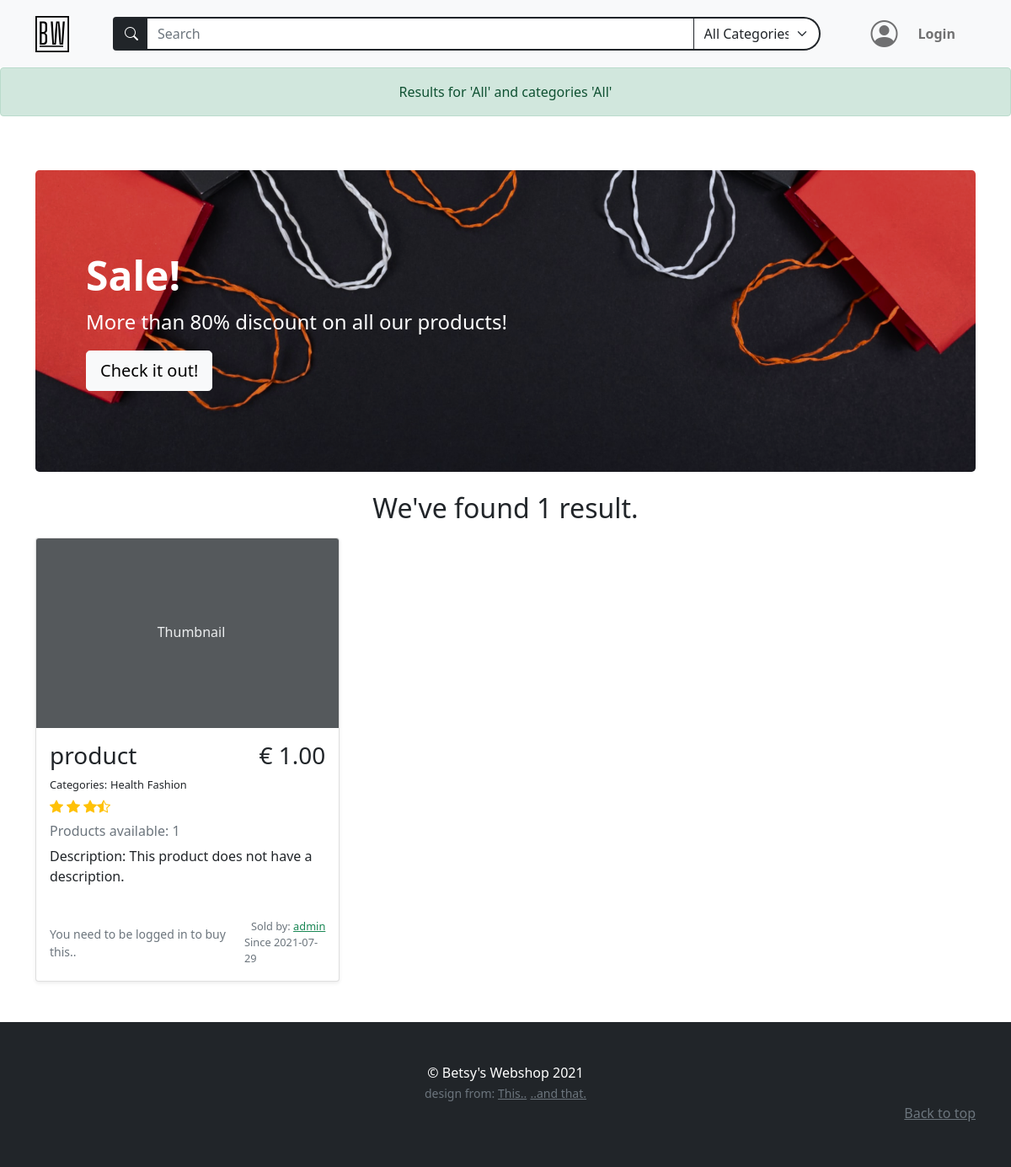
/search_results/All/All/, run on an earlier commit of the app's database.
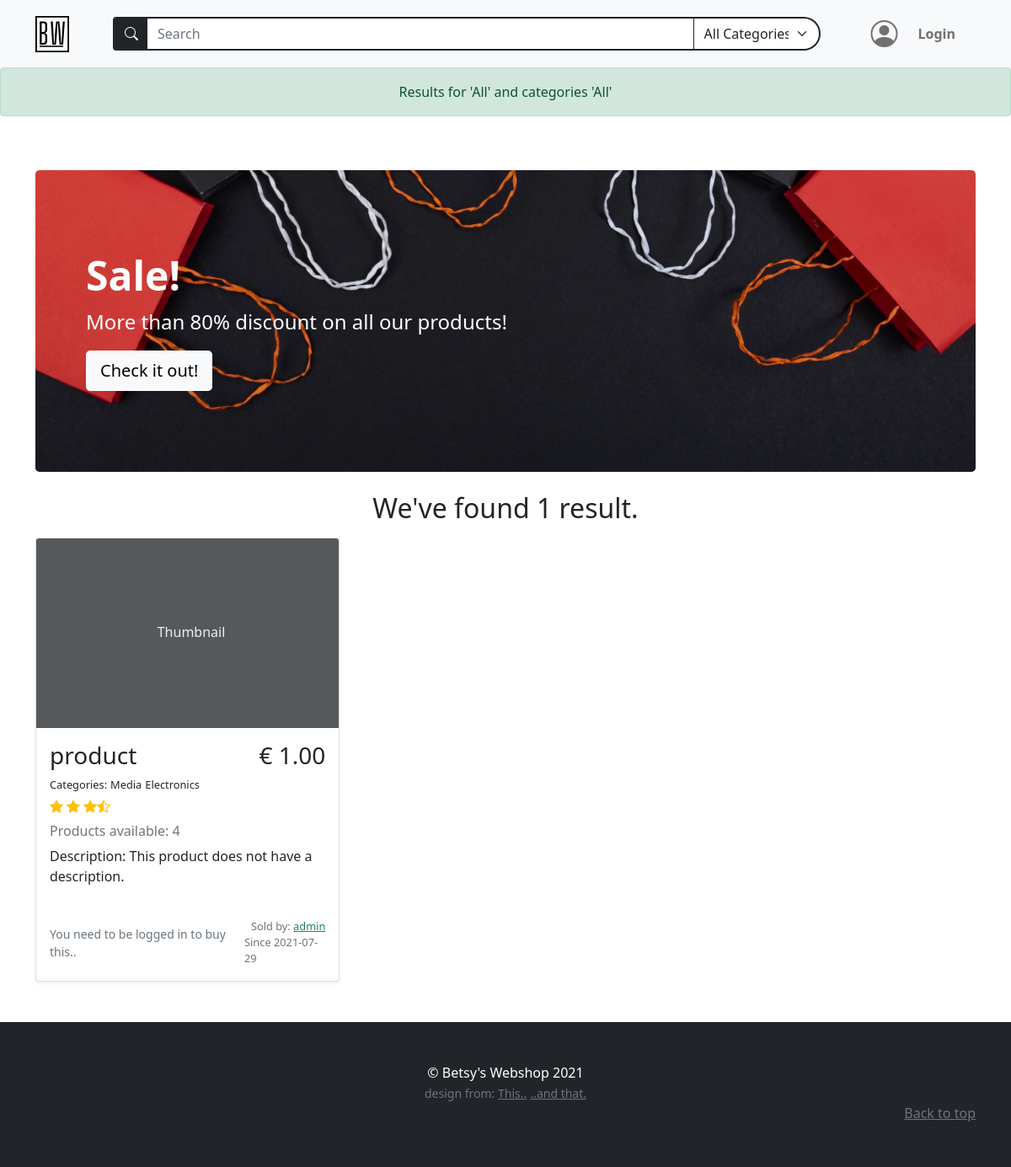
And on a later commit of the database.
### models.py (models this page shows)
class BaseModel(db_wrapper.Model):
    class Meta:
        database = db

class ProductTag(BaseModel):
    product = ForeignKeyField(Product, index=True, backref="tags")
    tag = ForeignKeyField(Tag, index=True, backref="products")

class Tag(BaseModel):
    name = CharField(unique=True, max_length=30)

class Product(BaseModel):
    name = CharField(max_length=50)
    description = TextField(null=True)
    price_per_unit = DecimalField(
        constraints=[Check("price_per_unit >= 0")],
        decimal_places=2,
        auto_round=True,
        null=True,
        default=0,
        max_digits=10,
    )
    stock = IntegerField(default=1)
    owner = ForeignKeyField(User, backref="products")
    date_posted = DateTimeField(formats="%Y-%m-%d %H:%M", default=datetime.now())

class User(BaseModel, UserMixin):
    first_name = CharField(index=True, max_length=30, null=True, default="")
    last_name = CharField(max_length=120, null=True, default="")
    address = CharField(max_length=200, null=True, default="")
    city = CharField(max_length=50, null=True, default="")
    country = CharField(max_length=50, null=True)
    cc_number = IntegerField(null=True, default="")
    username = CharField(index=True, max_length=30, unique=True)
    email = CharField(index=True, max_length=50, unique=True)
    password = CharField(max_length=20)

### routes.py (the view, shortened to what this page needs)
@app.route(
    "/search_results/<search_term>/<search_tag>/",
    methods=["GET", "POST"],
)
def search_results(search_term, search_tag):
    register_form = RegistrationForm()
    login_form = LoginForm()
    search_form = SearchForm()
    try:
        user = User.get_or_none(User.username == current_user.username)
    except:
        user = None
    search_form.search_tag.choices = get_alpha_tag_names()
    if search_term == "All" and search_tag == "All":
        all_products = Product.select()
    elif search_term == "All":
        all_products = get_products_per_tag(search_tag)
    elif search_tag == "All":
        all_products = get_products_by_name(search_term)
    flash(f"Results for '{search_term}' and categories '{search_tag}' ", "success")
    return render_template(
        "search_results.html",
        title=search_term,
        all_products=all_products,
        login_form=login_form,
        register_form=register_form,
        search_form=search_form,
        user=user,
    )

### forms.py (shortened to what this page needs)
class RegistrationForm(FlaskForm):
    username = StringField(
        "Username",
        validators=[InputRequired(), Length(min=2, max=30)],
    )
    email = StringField(
        "Email", validators=[InputRequired(), Length(min=5, max=50), Email()]
    )
    password = PasswordField(
        "Set Password",
        validators=[
            InputRequired(),
            EqualTo(
                "password_confirm", message="Password must be identical in both inputs"
            ),
            Length(min=5, max=20),
        ],
    )
    password_confirm = PasswordField("Confirm Password")
    submit = SubmitField("Sign Up")

class LoginForm(FlaskForm):
    email = StringField(
        "Email", validators=[InputRequired(), Length(min=2, max=50), Email()]
    )
    password = PasswordField("Your Password", validators=[InputRequired()])
    login = SubmitField("Login!")

### main.py (called while the page is built)
def get_alpha_tag_names() -> tuple[Tag]:
    tags = Tag.select().order_by(Tag.name)
    tag_list = [(tag.name, tag.name) for tag in tags]
    tag_list.insert(0, ("All", "All Categories"))
    return tag_list

### templates/search_results.html
{% extends "base.html" %} {% block content %}
<div class="container py-5">
  <div class="p-5 mb-4 bg-dark rounded-3 search-results-banner banner">
    <div class="container-fluid py-5">
      <h1 class="display-5 fw-bold text-white">Sale!</h1>
      <p class="col-md-8 fs-4 text-white">
        More than 80% discount on all our products!
      </p>
      <button class="btn btn-light btn-lg" type="button">Check it out!</button>
    </div>
  </div>
  <h2 class="text-center my-3">
    {% if all_products | count == 1 %}
    We've found {{ all_products | count }} result.
    {% else %}
    We've found {{ all_products | count }} results.
    {% endif %}
  </h2>
  <div class="album">
    <div class="row row-cols-1 row-cols-md-2 row-cols-lg-3 g-3">
      {% for product in all_products %} {% include "product_in_search_results.html" %} {%
      endfor%}
    </div>
  </div>
</div>
{% endblock content %}

### templates/product_in_search_results.html (shortened to what this page needs)
<div class="col">
  <div class="card shadow-sm">
    <svg
      class="bd-placeholder-img card-img-top"
      width="100%"
      height="225"
      xmlns="http://www.w3.org/2000/svg"
      role="img"
      aria-label="Placeholder: Thumbnail"
      preserveAspectRatio="xMidYMid slice"
      focusable="false"
    >
      <text x="40%" y="50%" fill="#eceeef" dy=".3em">Thumbnail</text>
    </svg>
    <div class="card-body">
      <div class="d-flex justify-content-between">
        <h3>{{ product.name }}</h3>
        <h3>€ {{ "%.2f"|format(product.price_per_unit) }}</h3>
      </div>
      <ul class="d-flex p-0 mb-0">
        <small class="pe-1 fs-small">Categories:</small>
        {% if product.tags %}
        {% for producttags in product.tags %}
        <span class="pe-1 fs-small"> {{producttags.tag.name}}</span>
        {% endfor %}
        {% else %}
        <span class="pe-1 fs-small">This product has no categories.</span>
        {% endif %}
      </ul>
      <div class="d-flex text-warning py-1">
        <i class="bi bi-star-fill"></i>
        <i class="bi bi-star-fill mx-1"></i>
        <i class="bi bi-star-fill"></i>
        <i class="bi bi-star-half"></i>
      </div>
      <h6 class="text-muted my-0 mt-1 mb-2">
        Products available: {{product.stock}}
      </h6>
      <p class="card-text mt-2" style="min-height: 70px">
        Description: {% if product.description %} {{ product.description }} {%
        else %} This product does not have a description. {% endif %}
      </p>
      <div class="d-flex justify-content-between align-items-center">
        {% if current_user.username == product.owner.username %}
        <a
          href="{{url_for('buy_product', product_id=product.id)}}"
          type="button"
          class="btn btn-secondary disabled"
          role="button"
        >
          <i class="bi bi-cart-plus"></i>
        </a>
        {% elif current_user.is_anonymous %}
        <small class="text-muted">You need to be logged in to buy this..</small>
        {% endif %}
        <div class="text-muted fs-small m-0 p-0">
          <p class="m-0 text-end">
            Sold by: {% if current_user.username == product.owner.username %}
            <small>You</small>
            {% else %}
            <a
              class="text-success"
              href="{{url_for('user_profile', user_id=product.owner.id)}}"
              >{{ product.owner.username }}</a
            >
            {% endif %}
          </p>
          <p class="m-0">Since {{product.date_posted[0:10]}}</p>
        </div>
      </div>
    </div>
  </div>
</div>

What changed in the data, as far as the page shows it:
changed Product "product": stock "1" → "4"
changed ProductTag: tag.name "Health" → "Media"
changed ProductTag: tag.name "Fashion" → "Electronics"
